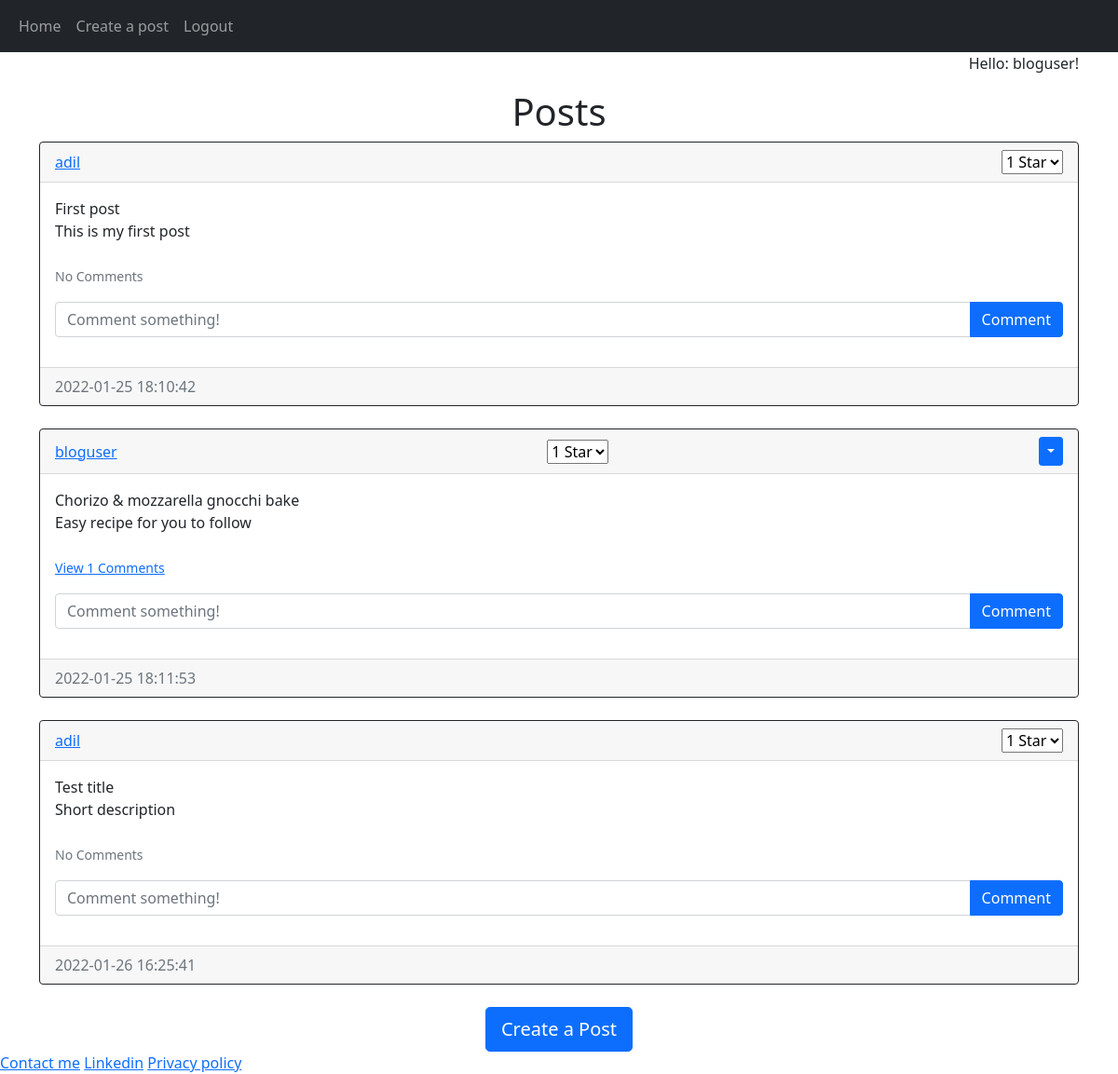
The app's page /home (signed in) with its own data.
### blog/models.py (models this page shows)
class User(db.Model, UserMixin):
    id = db.Column(db.Integer, primary_key=True)
    email = db.Column(db.String(150), unique=True)
    username = db.Column(db.String(150), unique=True)
    password = db.Column(db.String(150))
    date_created = db.Column(db.DateTime(timezone=True), default=func.now())
    posts = db.relationship('Post', backref='user', passive_deletes=True)
    comments = db.relationship('Comment', backref='user', passive_deletes=True)
    rate = db.relationship('starRating', backref='user', passive_deletes=True)

class Post(db.Model):
    id = db.Column(db.Integer, primary_key=True)
    title = db.Column(db.Text, nullable=True)
    image_file = db.Column(db.String(40), nullable=True, default='default.jpg')
    text = db.Column(db.Text, nullable=False)
    shortdescription = db.Column(db.Text, nullable=True)
    date_created = db.Column(db.DateTime(timezone=True), default=func.now())
    author = db.Column(db.Integer, db.ForeignKey('user.id', ondelete="CASCADE"), nullable=False)
    comments = db.relationship('Comment', backref='post', passive_deletes=True)
    rate = db.relationship('starRating', backref='post', passive_deletes=True)

### blog/views.py (the view)
@views.route("/")
@views.route("/home")
def home():
    posts = Post.query.all()
    return render_template("home.html", user=current_user, posts=posts)

### blog/__init__.py (called while the page is built)
@login_manager.user_loader
def load_user(id):
    return User.query.get(int(id))
    return app

### blog/templates/home.html (shortened to what this page needs)
{% extends "base.html" %} {% block title %}Home{% endblock %} {% block content
    %}
    {% if user.is_authenticated %}
    <p class="'pers_greet" align="right">Hello: {{user.username}}!</p>
    {% else %}
    <p class="'pers_greet" align="right">Hello: Guest!</p>
    {% endif %}
    <h1 align="center">{% block header %}Posts{% endblock %}</h1>
    <div id="posts">
      {% for post in posts %}
      <div class="card border-dark">
        <div class="card-header d-flex justify-content-between align-items-center">
          <a href="/posts/{{post.user.username}}">{{post.user.username}}</a>
          <div>
            {% if user.is_authenticated %}
            <select name="post_rating">
              <option value="1", methods="POST", action="/rate-post/{{post.id}}">1 Star</option>
            </select>
            {% endif %}
          </div>
          {% if user.id == post.author %}
          <div class="btn-group">
            <button
              type="button"
              class="btn btn-sm btn-primary dropdown-toggle"
              data-bs-toggle="dropdown"
            ></button>
          </div>
          {% endif %}
        </div>
        <div class="card-body">
          <div class="card-text" id="blog_post">{{post.title}}<br>{{post.shortdescription}}</div>
          <br />
          <p class="card-text">
            {% if post.comments|length > 0 %}
            <a data-bs-toggle="collapse" href="#comments-{{post.id}}" role="button">
              <small>View {{post.comments|length}} Comments</small>
            </a>
            {% else %}
            <small class="text-muted">No Comments</small>
            {% endif %}
          </p>
          <form
            class="input-group mb-3"
            method="POST"
            action="/create-comment/{{post.id}}"
          >
            <input
              type="text"
              id="text"
              name="text"
              class="form-control"
              placeholder="Comment something!"
            />
            <button type="submit" class="btn btn-primary">Comment</button>
          </form>
        </div>
        <div class="card-footer text-muted">{{post.date_created}}</div>
      </div>
      <br/ > {% endfor %}
    </div>
    {% block footer %}
    {% if user.is_authenticated %}
    <div align="center">
      <a href="/create-post"
        ><button type="button" class="btn btn-primary btn-lg">
          Create a Post
        </button></a
      >
    </div>
    {% endif %}
    {% endblock %} {% endblock %}

### records on screen
User: username "bloguser"
Post: user.username "adil", title "First post", shortdescription "This is my first post", shows "No Comments", date_created "2022-01-25 18:10:42"
Post: user.username "bloguser", title "Chorizo & mozzarella gnocchi bake", shortdescription "Easy recipe for you to follow", comments|length "1", date_created "2022-01-25 18:11:53"
Post: user.username "adil", title "Test title", shortdescription "Short description", shows "No Comments", date_created "2022-01-26 16:25:41"
